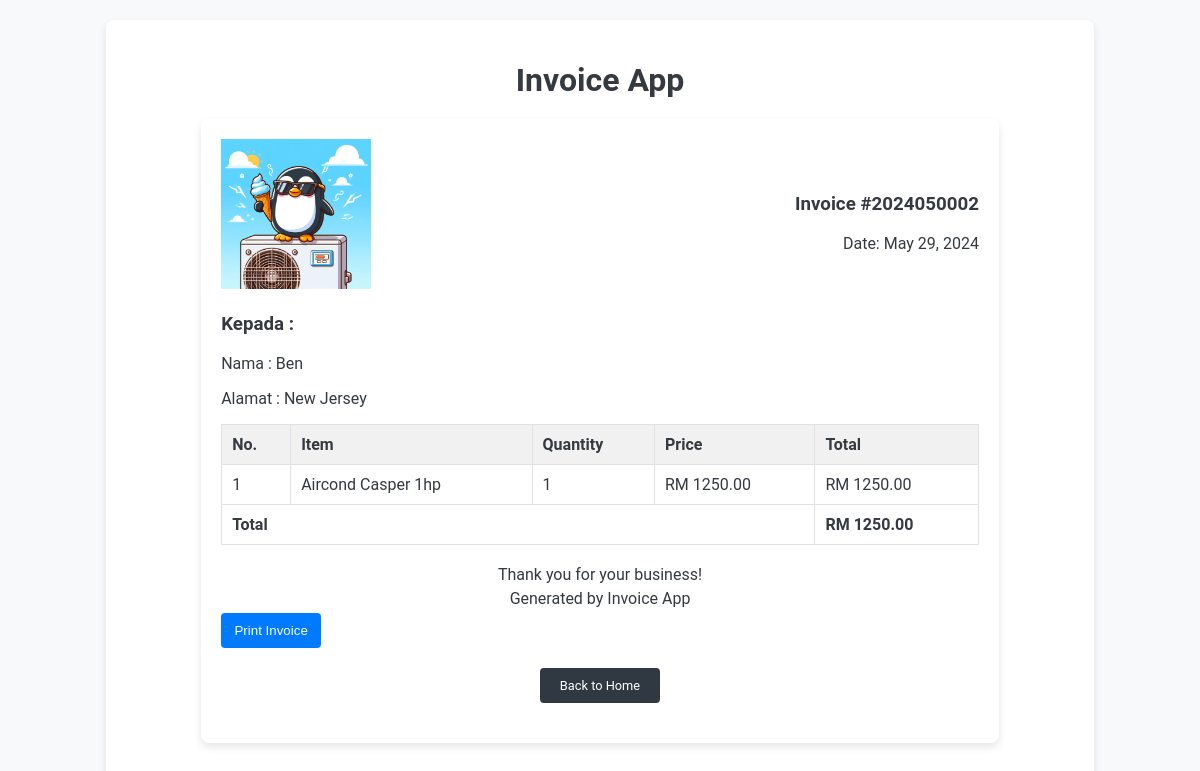
/invoice/2, run on the app's committed database.
### app.py (models this page shows)
class Invoice(db.Model):
    id = db.Column(db.Integer, primary_key=True)
    invoice_number = db.Column(db.String(20), unique=True, nullable=False)  # Updated field name
    client_id = db.Column(db.Integer, db.ForeignKey('client.id'), nullable=False)
    date = db.Column(db.DateTime, default=datetime.now)
    total = db.Column(db.Float, nullable=False)
    client = db.relationship('Client', backref=db.backref('invoices', lazy=True))

class Client(db.Model):
    id = db.Column(db.Integer, primary_key=True)
    name = db.Column(db.String(100), nullable=False)
    email = db.Column(db.String(100), nullable=False)
    phone = db.Column(db.String(20), nullable=False)
    address = db.Column(db.String(200), nullable=False)

class InvoiceItem(db.Model):
    id = db.Column(db.Integer, primary_key=True)
    invoice_id = db.Column(db.Integer, db.ForeignKey('invoice.id'), nullable=False)
    service_id = db.Column(db.Integer, db.ForeignKey('service.id'), nullable=False)
    quantity = db.Column(db.Integer, nullable=False)
    cost = db.Column(db.Float, nullable=False)
    invoice = db.relationship('Invoice', backref=db.backref('items', lazy=True))
    service = db.relationship('Service', backref=db.backref('items', lazy=True))

class Service(db.Model):
    id = db.Column(db.Integer, primary_key=True)
    description = db.Column(db.String(200), nullable=False)
    cost = db.Column(db.Numeric(10,2), nullable=False)
    type = db.Column(db.String(100), nullable=False)

### app.py (the view)
@app.route('/invoice/<int:invoice_id>')
def view_invoice(invoice_id):
    invoice = Invoice.query.get(invoice_id)
    return render_template('view_invoice.html', invoice=invoice)

### templates/view_invoice.html
{% extends "base.html" %} {% block content %}
<div class="invoice-container">
  <div class="invoice-header">
    <div class="logo">
      <img src="images/logo1.jpg" alt="Company Logo" />
    </div>
    <div class="invoice-details">
      <h3>Invoice #{{ invoice.invoice_number }}</h3>
      <p>Date: {{ invoice.date.strftime('%B %d, %Y') }}</p>
    </div>
  </div>
  <div class="client-details">
    <h3>Kepada :</h3>
    <p>Nama : {{ invoice.client.name }}</p>
    <p>Alamat : {{ invoice.client.address }}</p>
  </div>
  <table class="invoice-table">
    <thead>
      <tr>
        <th>No.</th>
        <th>Item</th>
        <th>Quantity</th>
        <th>Price</th>
        <th>Total</th>
      </tr>
    </thead>
    <tbody>
      {% for item in invoice.items %}
      <tr>
        <td>{{ loop.index }}</td>
        <td>{{ item.service.description }}</td>
        <td>{{ item.quantity }}</td>
        <td>RM {{ item.service.cost|round(2) }}</td>
        <td>RM {{ "%.2f"|format(item.cost) }}</td>
      </tr>
      {% endfor %}
    </tbody>
    <tfoot>
      <tr>
        <td colspan="4">Total</td>
        <td>RM {{ "%.2f"|format(invoice.total)}}</td>
      </tr>
    </tfoot>
  </table>
  <div class="invoice-footer">
    <p>Thank you for your business!</p>
    <p>Generated by Invoice App</p>
  </div>
  <div class="invoice-actions">
    <button onclick="window.print()" class="btn print-invoice">
      Print Invoice
    </button>
  </div>
  <a href="{{ url_for('index') }}" class="btn return-home">Back to Home</a>
</div>
{% endblock %}

### static/styles.css (style rules this page uses)
body { font-family: 'Roboto', Arial, sans-serif; background-color: #f8f9fa; color: #343a40; }
a.btn { display: inline-block; padding: 10px 20px; margin: 10px; background-color: #007bff; color: #fff; text-decoration: none; border-radius: 4px; transition: background-color 0.3s; }
button { width: 100px; padding: 10px; background-color: #007bff; color: #fff; border: none; border-radius: 4px; cursor: pointer; transition: background-color 0.3s; }
a.btn { display: inline-block; padding: 10px 20px; background-color: #007bff; color: #fff; text-decoration: none; border-radius: 4px; transition: background-color 0.3s; text-align: center; margin: 20px auto; }
a.return-home { display: block; width: fit-content; background-color: #303841; margin-top: 20px; font-size: 0.8em; }
.invoice-container { width: 80%; margin: 20px auto; padding: 20px; background-color: #fff; border-radius: 8px; box-shadow: 0 4px 8px rgba(0, 0, 0, 0.1); }
.invoice-header { display: flex; justify-content: space-between; align-items: center; margin-bottom: 20px; }
.logo img { width: 150px; height: auto; }
.invoice-details { text-align: right; }
.invoice-details p { margin: 5px 0; }
.invoice-table { width: 100%; border-collapse: collapse; margin-bottom: 20px; }
.invoice-table th, .invoice-table td { border: 1px solid #dee2e6; padding: 10px; text-align: left; }
.invoice-table th { background-color: #f1f1f1; }
.invoice-table tfoot td { font-weight: bold; }
.invoice-footer { text-align: center; margin-top: 20px; }
.invoice-footer p { margin: 5px 0; }

### data on the page
Invoice: invoice_number "2024050002", date "May 29, 2024", total "1250.00"
Client: client.name "Ben", client.address "New Jersey"
InvoiceItem: service.description "Aircond Casper 1hp", quantity "1", service.cost "1250.00", cost "1250.00"
